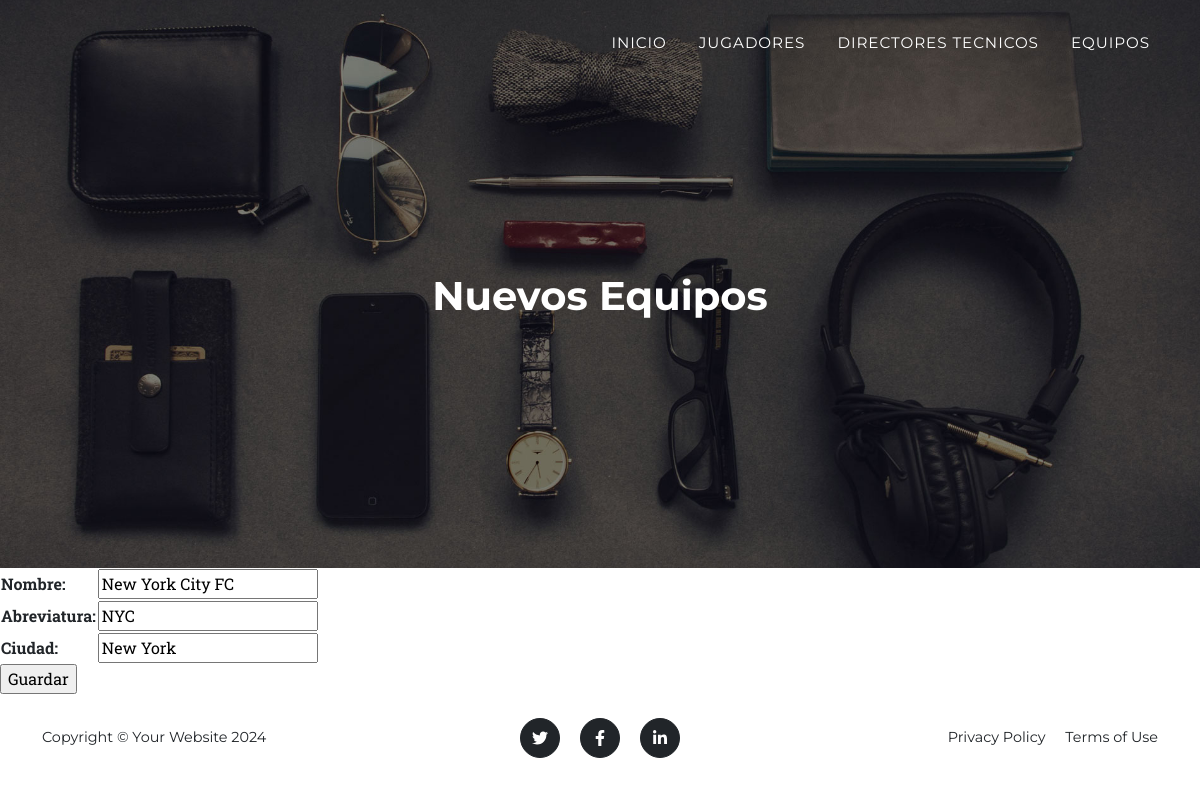
The page /equipos_update/1/ on the database its author committed.
### aplication/models.py (models this page shows, shortened)
class Equipo(models.Model):
    nombre = models.CharField(max_length=50)
    abreviatura = models.CharField(max_length=6)
    ciudad = models.CharField(max_length=60)
    class Meta:
        ordering = ["id"]

### aplication/views.py (the view)
# urls.py: path('equipos_update/<int:pk>/', EquipoUpdate.as_view(), name="equipos_update"),
class EquipoUpdate(UpdateView):
    model = Equipo
    fields = ["nombre", "abreviatura", "ciudad"]
    success_url = reverse_lazy("equipos")

### aplication/templates/aplication/equipo_form.html (shortened to what this page needs)
{% extends "aplication/index.html" %}
{% block titulo %}
<h1 class="mb-5">Nuevos Equipos</h1>
{% endblock titulo %}
{% block contenido %}
<form action="" method="post">
    <table>
        {{ form.as_table }}
    </table>
    <input type="submit" value="Guardar">
</form>
{% endblock contenido %}

### rows shown on the page
Equipo: nombre "New York City FC", abreviatura "NYC", ciudad "New York"
